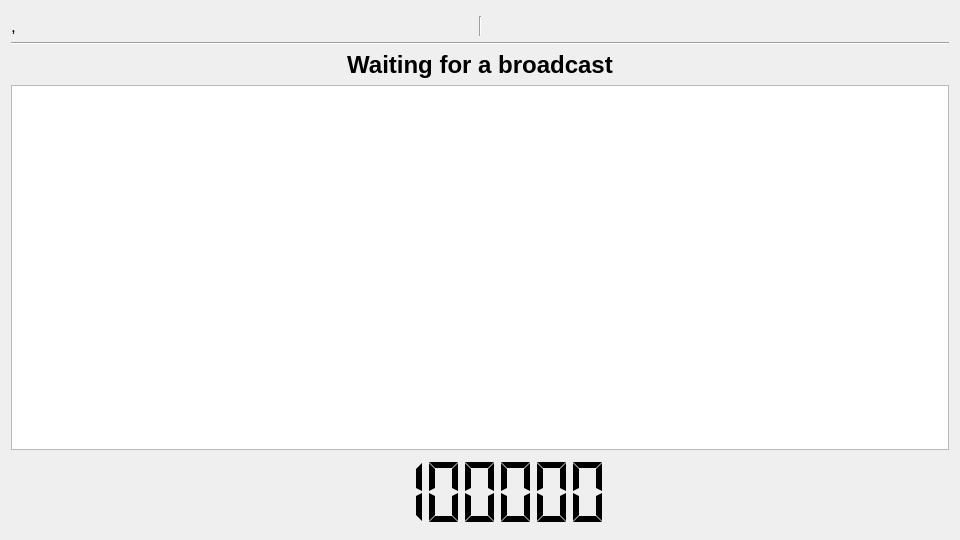
<?xml version="1.0" encoding="UTF-8"?>
<ui version="4.0">
 <class>ClockWindow</class>
 <widget class="QMainWindow" name="ClockWindow">
  <property name="geometry">
   <rect>
    <x>0</x>
    <y>0</y>
    <width>960</width>
    <height>540</height>
   </rect>
  </property>
  <property name="minimumSize">
   <size>
    <width>720</width>
    <height>405</height>
   </size>
  </property>
  <property name="windowTitle">
   <string>Fightclub Teleprinter Clock Window</string>
  </property>
  <property name="windowIcon">
   <iconset resource="resources.qrc">
    <normaloff>:/img/fightclub-logo.svg</normaloff>:/img/fightclub-logo.svg</iconset>
  </property>
  <property name="locale">
   <locale language="English" country="UnitedStates"/>
  </property>
  <widget class="QWidget" name="centralWidget">
   <layout class="QVBoxLayout" name="verticalLayout">
    <item>
     <spacer name="verticalSpacer">
      <property name="orientation">
       <enum>Qt::Vertical</enum>
      </property>
      <property name="sizeType">
       <enum>QSizePolicy::Fixed</enum>
      </property>
      <property name="sizeHint" stdset="0">
       <size>
        <width>20</width>
        <height>5</height>
       </size>
      </property>
     </spacer>
    </item>
    <item>
     <layout class="QHBoxLayout" name="horizontalLayout">
      <item>
       <widget class="QLabel" name="problabel">
        <property name="font">
         <font>
          <pointsize>13</pointsize>
         </font>
        </property>
        <property name="text">
         <string>&lt;ApplicationName&gt;, &lt;Version&gt;</string>
        </property>
        <property name="textFormat">
         <enum>Qt::PlainText</enum>
        </property>
        <property name="alignment">
         <set>Qt::AlignBottom|Qt::AlignLeading|Qt::AlignLeft</set>
        </property>
        <property name="wordWrap">
         <bool>true</bool>
        </property>
       </widget>
      </item>
      <item>
       <widget class="Line" name="line_2">
        <property name="sizePolicy">
         <sizepolicy hsizetype="Fixed" vsizetype="Preferred">
          <horstretch>0</horstretch>
          <verstretch>0</verstretch>
         </sizepolicy>
        </property>
        <property name="orientation">
         <enum>Qt::Vertical</enum>
        </property>
       </widget>
      </item>
      <item>
       <widget class="QLabel" name="perflabel">
        <property name="font">
         <font>
          <pointsize>13</pointsize>
         </font>
        </property>
        <property name="frameShape">
         <enum>QFrame::NoFrame</enum>
        </property>
        <property name="text">
         <string>&lt;empty&gt;</string>
        </property>
        <property name="textFormat">
         <enum>Qt::PlainText</enum>
        </property>
        <property name="alignment">
         <set>Qt::AlignBottom|Qt::AlignRight|Qt::AlignTrailing</set>
        </property>
        <property name="wordWrap">
         <bool>true</bool>
        </property>
       </widget>
      </item>
     </layout>
    </item>
    <item>
     <widget class="Line" name="line">
      <property name="orientation">
       <enum>Qt::Horizontal</enum>
      </property>
     </widget>
    </item>
    <item>
     <widget class="QLabel" name="phaselabel">
      <property name="sizePolicy">
       <sizepolicy hsizetype="Minimum" vsizetype="Preferred">
        <horstretch>0</horstretch>
        <verstretch>0</verstretch>
       </sizepolicy>
      </property>
      <property name="font">
       <font>
        <pointsize>18</pointsize>
        <weight>75</weight>
        <bold>true</bold>
       </font>
      </property>
      <property name="text">
       <string>Waiting for a broadcast</string>
      </property>
      <property name="textFormat">
       <enum>Qt::PlainText</enum>
      </property>
      <property name="alignment">
       <set>Qt::AlignCenter</set>
      </property>
      <property name="wordWrap">
       <bool>true</bool>
      </property>
     </widget>
    </item>
    <item>
     <widget class="ThemeClockWidget" name="clockwidget">
      <property name="sizePolicy">
       <sizepolicy hsizetype="Expanding" vsizetype="Expanding">
        <horstretch>0</horstretch>
        <verstretch>5</verstretch>
       </sizepolicy>
      </property>
      <property name="renderHints">
       <set>QPainter::Antialiasing|QPainter::SmoothPixmapTransform|QPainter::TextAntialiasing</set>
      </property>
     </widget>
    </item>
    <item>
     <widget class="QLCDNumber" name="lcdtimedisplay">
      <property name="sizePolicy">
       <sizepolicy hsizetype="Minimum" vsizetype="Minimum">
        <horstretch>1</horstretch>
        <verstretch>1</verstretch>
       </sizepolicy>
      </property>
      <property name="frameShape">
       <enum>QFrame::NoFrame</enum>
      </property>
      <property name="digitCount">
       <number>7</number>
      </property>
      <property name="segmentStyle">
       <enum>QLCDNumber::Flat</enum>
      </property>
      <property name="intValue" stdset="0">
       <number>8888888</number>
      </property>
     </widget>
    </item>
   </layout>
  </widget>
 </widget>
 <layoutdefault spacing="6" margin="11"/>
 <customwidgets>
  <customwidget>
   <class>ThemeClockWidget</class>
   <extends>QGraphicsView</extends>
   <header>themeclockwidget.h</header>
  </customwidget>
 </customwidgets>
 <resources>
  <include location="resources.qrc"/>
 </resources>
 <connections/>
</ui>
